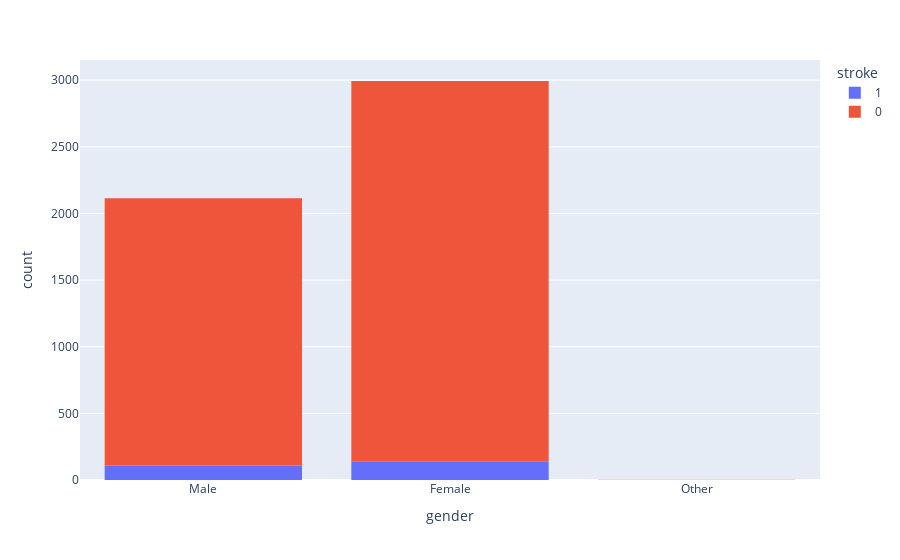

The notebook cell saved with this chart:
### Code cell
px.histogram(df, x='gender', color= 'stroke')

### Figure 1 — Plotly figure (JSON) as saved in the notebook; plotly's stock layout.template omitted (floating-point values rounded to 4 significant figures; data arrays with more than 128 entries replaced by an {"elided": "..."} marker saying what was removed)
{"data": [{"alignmentgroup": "True", "bingroup": "x", "hovertemplate": "stroke=1<br>gender=%{x}<br>count=%{y}<extra></extra>", "legendgroup": "1", "marker": {"color": "#636efa"}, "name": "1", "offsetgroup": "1", "orientation": "v", "showlegend": true, "type": "histogram", "x": {"elided": "249 str values"}, "xaxis": "x", "yaxis": "y"}, {"alignmentgroup": "True", "bingroup": "x", "hovertemplate": "stroke=0<br>gender=%{x}<br>count=%{y}<extra></extra>", "legendgroup": "0", "marker": {"color": "#EF553B"}, "name": "0", "offsetgroup": "0", "orientation": "v", "showlegend": true, "type": "histogram", "x": {"elided": "4861 str values"}, "xaxis": "x", "yaxis": "y"}], "layout": {"barmode": "relative", "legend": {"title": {"text": "stroke"}, "tracegroupgap": 0}, "margin": {"t": 60}, "xaxis": {"anchor": "y", "domain": [0, 1], "title": {"text": "gender"}}, "yaxis": {"anchor": "x", "domain": [0, 1], "title": {"text": "count"}}}}
